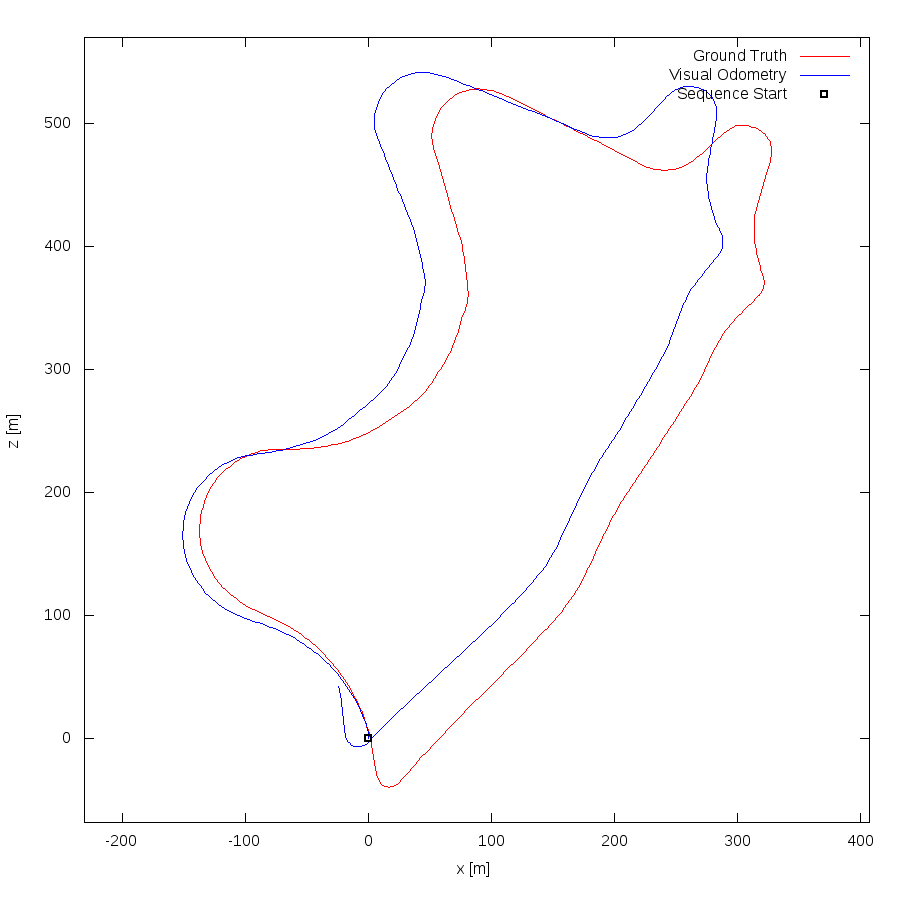

Source code (gnuplot):
set term postscript eps enhanced color
set output "09.eps"
set size ratio -1
set xrange [-231:407]
set yrange [-68:570]
set xlabel "x [m]"
set ylabel "z [m]"
plot "09.txt" using 1:2 lc rgb "#FF0000" title 'Ground Truth' w lines,"09.txt" using 3:4 lc rgb "#0000FF" title 'Visual Odometry' w lines,"< head -1 09.txt" using 1:2 lc rgb "#000000" pt 4 ps 1 lw 2 title 'Sequence Start' w points
